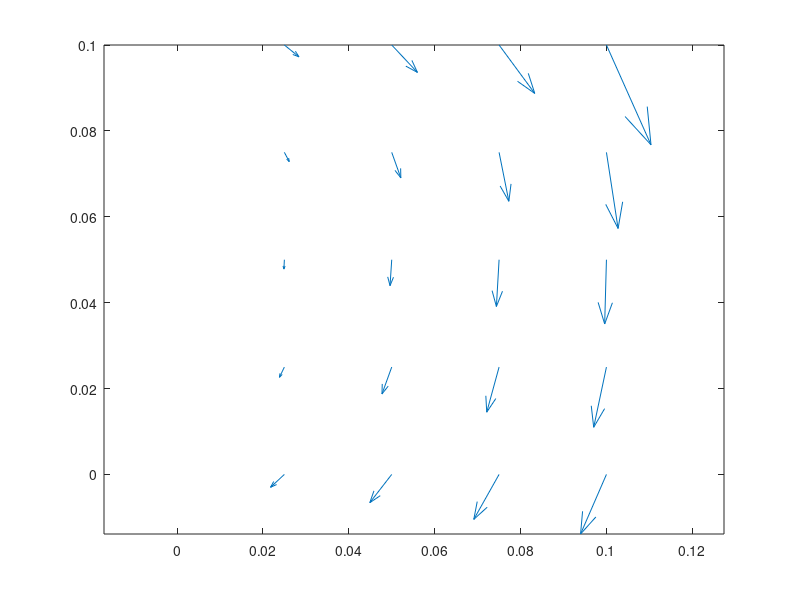

Recreate this plot in MATLAB.
x = [
0
0.1
0.025
0.05
0.075
0.1
0.1
0.1
0.1
0
0.075
0.05
0.025
0
0
0
0.025
0.025
0.025
0.05
0.05
0.05
0.075
0.075
0.075
];

y = [
0
0
0
0
0
0.1
0.025
0.05
0.075
0.1
0.1
0.1
0.1
0.075
0.05
0.025
0.025
0.05
0.075
0.025
0.05
0.075
0.025
0.05
0.075
];

u = [
0
-0.000829974
-0.000444195
-0.000703937
-0.000811753
0.00142976
-0.00040884
-5.64395e-05
0.000373805
0
0.00114568
0.000824224
0.000467572
0
0
0
-0.000158174
-1.50115e-05
0.000156283
-0.000312523
-5.43868e-05
0.000292133
-0.000396369
-8.63161e-05
0.00031365
];

v = [
0
-0.00191174
-0.000413332
-0.000906843
-0.00144259
-0.00320324
-0.00193156
-0.00206298
-0.00244186
0
-0.00155436
-0.000878803
-0.000378575
0
0
0
-0.000329117
-0.000300674
-0.000296806
-0.000863736
-0.000833752
-0.000818871
-0.00144772
-0.00150217
-0.00157028
];

quiver(x,y,u,v); axis equal tight;
